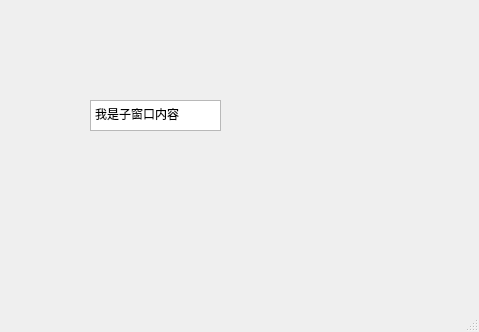
<?xml version="1.0" encoding="UTF-8"?>
<ui version="4.0">
 <class>MainWindow</class>
 <widget class="QMainWindow" name="MainWindow">
  <property name="geometry">
   <rect>
    <x>0</x>
    <y>0</y>
    <width>479</width>
    <height>332</height>
   </rect>
  </property>
  <property name="windowTitle">
   <string>MainWindow</string>
  </property>
  <widget class="QWidget" name="centralwidget">
   <widget class="QTextEdit" name="textEdit">
    <property name="geometry">
     <rect>
      <x>90</x>
      <y>100</y>
      <width>131</width>
      <height>31</height>
     </rect>
    </property>
    <property name="html">
     <string>&lt;!DOCTYPE HTML PUBLIC &quot;-//W3C//DTD HTML 4.0//EN&quot; &quot;http://www.w3.org/TR/REC-html40/strict.dtd&quot;&gt;
&lt;html&gt;&lt;head&gt;&lt;meta name=&quot;qrichtext&quot; content=&quot;1&quot; /&gt;&lt;style type=&quot;text/css&quot;&gt;
p, li { white-space: pre-wrap; }
&lt;/style&gt;&lt;/head&gt;&lt;body style=&quot; font-family:'SimSun'; font-size:9pt; font-weight:400; font-style:normal;&quot;&gt;
&lt;p style=&quot; margin-top:0px; margin-bottom:0px; margin-left:0px; margin-right:0px; -qt-block-indent:0; text-indent:0px;&quot;&gt;我是子窗口内容&lt;/p&gt;&lt;/body&gt;&lt;/html&gt;</string>
    </property>
   </widget>
  </widget>
  <widget class="QMenuBar" name="menubar">
   <property name="geometry">
    <rect>
     <x>0</x>
     <y>0</y>
     <width>479</width>
     <height>26</height>
    </rect>
   </property>
  </widget>
  <widget class="QStatusBar" name="statusbar"/>
 </widget>
 <resources/>
 <connections/>
</ui>
